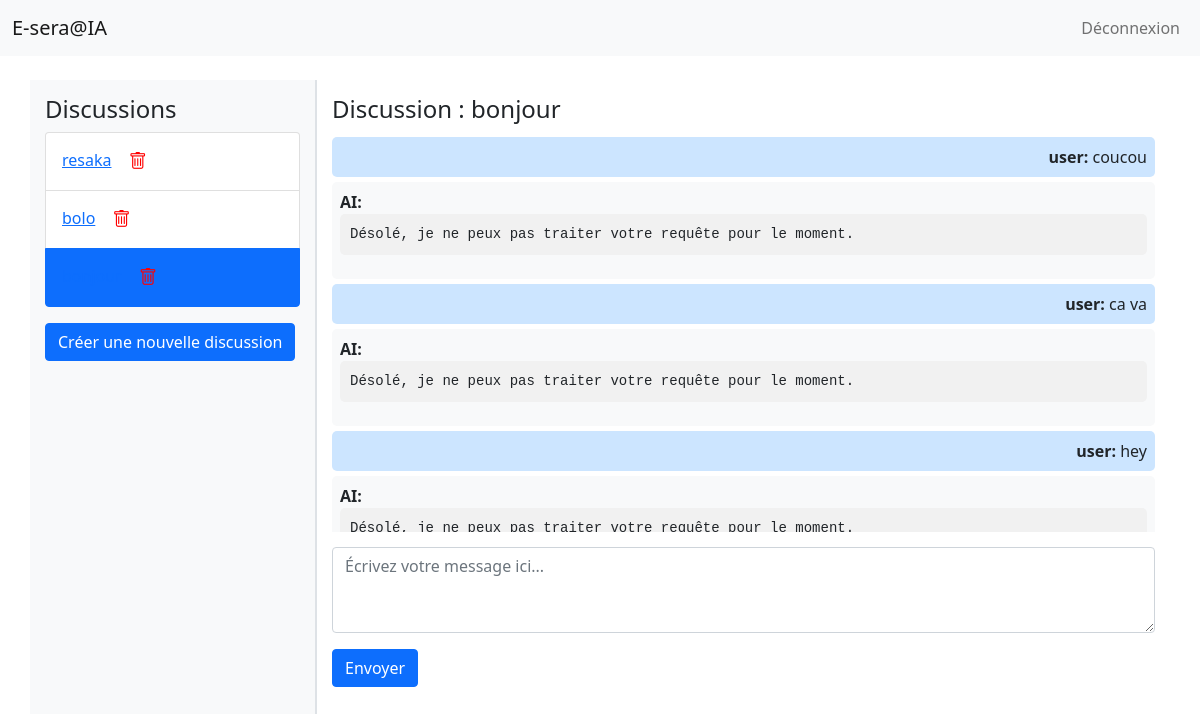
/welcome_authenticated/?discussion_id=3 (signed in), run on the app's committed database.
### chat/models.py (models this page shows, shortened)
class Discussion(models.Model):
    title = models.CharField(max_length=255)
    user = models.ForeignKey(User, on_delete=models.CASCADE, related_name="discussions")
    created_at = models.DateTimeField(auto_now_add=True)

class Message(models.Model):
    discussion = models.ForeignKey(Discussion, on_delete=models.CASCADE, related_name="messages")
    sender = models.CharField(max_length=50)  # 'user' or 'AI'
    content = models.TextField()
    created_at = models.DateTimeField(auto_now_add=True)

### chat/views.py (the view)
# urls.py: path('welcome_authenticated/', views.welcome_authenticated, name='welcome_authenticated'),
@login_required
def welcome_authenticated(request):
    discussions = request.user.discussions.all()  # Récupère les discussions liées à l'utilisateur
    selected_discussion = None
    messages_list = None
    discussion_id = request.GET.get('discussion_id')
    if discussion_id:
        selected_discussion = get_object_or_404(Discussion, id=discussion_id, user=request.user)
        messages_list = selected_discussion.messages.all()
    if request.method == 'POST':
        if 'title' in request.POST:
            form = DiscussionForm(request.POST)
            if form.is_valid():
                title = form.cleaned_data['title']
                discussion = Discussion.objects.create(title=title, user=request.user)
                return redirect(f'{request.path}?discussion_id={discussion.id}')
        if 'message' in request.POST and selected_discussion:
            user_message = request.POST.get('message', '').strip()
            if user_message:
                try:
                    ai_response = get_ai_response(user_message)
                    Message.objects.create(discussion=selected_discussion, sender='user', content=user_message)
                    Message.objects.create(discussion=selected_discussion, sender='AI', content=ai_response)
                except Exception as e:
                    messages.error(request, f"Erreur lors de la communication avec l'IA : {str(e)}")
                return redirect(f'{request.path}?discussion_id={selected_discussion.id}')
    else:
        form = DiscussionForm()
    return render(request, 'chat/welcome_authenticated.html', {
        'discussions': discussions,
        'selected_discussion': selected_discussion,
        'messages': messages_list,
        'form': form,
    })

### chat/forms.py (shortened to what this page needs)
class DiscussionForm(forms.ModelForm):
    class Meta:
        model = Discussion
        fields = ['title']
        widgets = {
            'title': forms.TextInput(attrs={'class': 'form-control', 'placeholder': 'Titre de la discussion'})
        }

### chat/templates/chat/welcome_authenticated.html (shortened to what this page needs)
<!DOCTYPE html>
<html lang="fr">
<head>
    <link href="https://cdn.jsdelivr.net/npm/bootstrap@5.1.3/dist/css/bootstrap.min.css" rel="stylesheet">
</head>
<body>
    <nav class="navbar navbar-expand-lg navbar-light bg-light">
        <div class="container-fluid">
            <a class="navbar-brand" href="#">E-sera@IA</a>
            <ul class="navbar-nav ms-auto">
                <li class="nav-item">
                    <a class="nav-link" href="{% url 'logout' %}">Déconnexion</a>
                </li>
            </ul>
        </div>
    </nav>
    <div class="container mt-4">
        <div class="row">
            <div class="col-md-3 sidebar">
                <h4>Discussions</h4>
                <ul class="list-group">
                    {% for discussion in discussions %}
                        <li class="list-group-item {% if selected_discussion and selected_discussion.id == discussion.id %}active{% endif %}">
                            <a href="?discussion_id={{ discussion.id }}">{{ discussion.title }}</a>
                            <form method="POST" action="{% url 'delete_discussion' discussion.id %}" style="display:inline;">
                                <button type="submit" class="btn btn-link delete-btn" onclick="return confirm('Êtes-vous sûr de vouloir supprimer cette discussion ?');">
                                    <i class="bi bi-trash"></i>
                                </button>
                            </form>
                        </li>
                    {% endfor %}
                </ul>
                <button type="button" class="btn btn-primary mt-3" data-bs-toggle="modal" data-bs-target="#createDiscussionModal">
                    Créer une nouvelle discussion
                </button>
            </div>
            <div class="col-md-9 chat-area">
                {% if selected_discussion %}
                    <h4>Discussion : {{ selected_discussion.title }}</h4>
                    <div class="chat-messages">
                        {% for message in messages %}
                            {% if message.sender == 'user' %}
                                <div class="user-message">
                                    <strong>{{ message.sender }}:</strong> {{ message.content }}
                                </div>
                            {% else %}
                                <div class="ai-message">
                                    <strong>{{ message.sender }}:</strong>
                                    <pre>{{ message.content }}</pre>
                                </div>
                            {% endif %}
                        {% endfor %}
                    </div>
                    <form method="POST">
                        <div class="mb-3">
                            <textarea class="form-control" name="message" rows="3" placeholder="Écrivez votre message ici..." required></textarea>
                        </div>
                        <button type="submit" class="btn btn-primary">Envoyer</button>
                    </form>
                {% else %}
                    <h4>Veuillez sélectionner une discussion ou en créer une nouvelle.</h4>
                {% endif %}
            </div>
        </div>
    </div>
    <link href="https://cdn.jsdelivr.net/npm/bootstrap-icons/font/bootstrap-icons.css" rel="stylesheet">
</body>
</html>

### chat/templates/chat/welcome_authenticated.html (style rules this page uses)
.sidebar { height: 100vh; background-color: #f8f9fa; padding: 15px; }
.chat-area { padding: 15px; border-left: 2px solid #dee2e6; }
.chat-messages { max-height: 400px; overflow-y: auto; margin-bottom: 15px; }
.user-message { text-align: right; background-color: #cce5ff; padding: 8px; border-radius: 5px; margin: 5px 0; word-wrap: break-word; }
.ai-message { text-align: left; background-color: #f8f9fa; padding: 8px; border-radius: 5px; margin: 5px 0; word-wrap: break-word; }
.ai-message pre { background-color: #f1f1f1; padding: 10px; border-radius: 5px; overflow-x: auto; white-space: pre-wrap; }
.delete-btn { font-size: 18px; color: red; cursor: pointer; }

### data on the page
Discussion: title "resaka"
Discussion: title "bolo"
Discussion: title "bonjour"
Message: sender "user", content "coucou"
Message: sender "AI", content "Désolé, je ne peux pas traiter votre requête pour le moment."
Message: sender "user", content "ca va"
Message: sender "AI", content "Désolé, je ne peux pas traiter votre requête pour le moment."
Message: sender "user", content "hey"
Message: sender "AI", content "Désolé, je ne peux pas traiter votre requête pour le moment."
